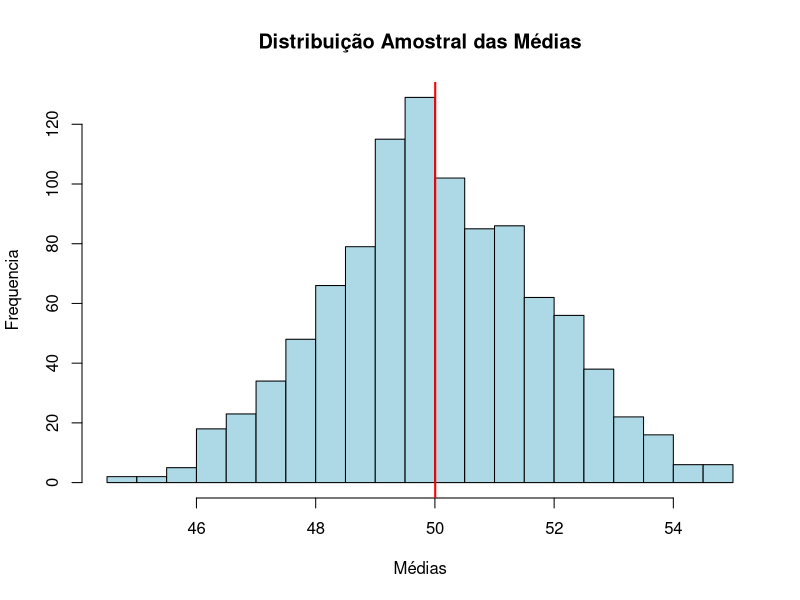

This figure's R source:
## ---- chunk 1
set.seed(123) 
populacao <- rnorm(10000, mean = 50, sd = 10) 
n <- 30
repeticoes <- 1000 
medias <- replicate(repeticoes, mean(sample(populacao, n)))

hist(medias, breaks = 30, col = "lightblue", main = "Distribuição Amostral das Médias",ylab="Frequencia", xlab="Médias") 
abline(v = mean(medias), col = "red", lwd = 2)
